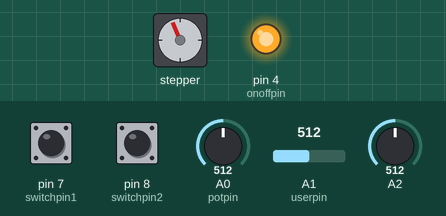
The sketch below on a simulated Arduino Uno, built with avr-gcc and run on an emulated ATmega328P. Parts: stepper motor, output pins drawn as LEDs (lit = HIGH). Wiring (inferred from the names in the program): stepper motor driver (200 steps per turn assumed): step pin 5; direction pin 2. The test bench sets the inputs (shaded band); at power-on: pin 7 (switchpin1) LOW, pin 8 (switchpin2) LOW, A2 = 512, A0 (potpin) = 512, A1 (userpin) = 512. Pins used as bus, display or sensor lines are not drawn.

Above: at 1.2 s.
1.3 s: pin 7 (switchpin1) pulled HIGH for 0.15 s
4.4 s: pin 8 (switchpin2) pulled HIGH for 3.2 s
At 8.4 s:
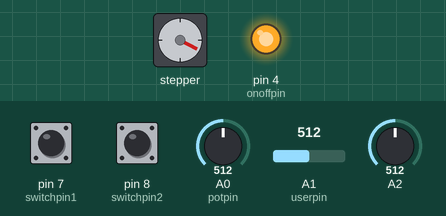
10.6 s: A2 set to 716
At 10.95 s:
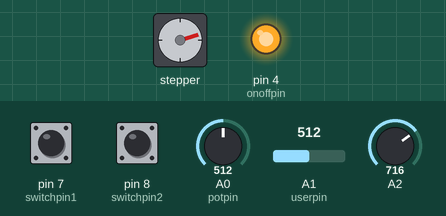
13.6 s: A0 (potpin) set to 122
At 14.86 s:
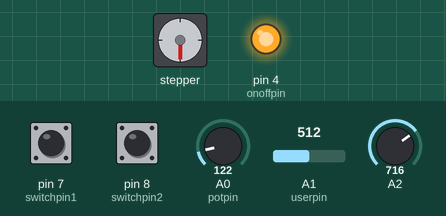
16.6 s: A1 (userpin) set to 231
19.6 s: A1 (userpin) set to 221
At 20.7 s:
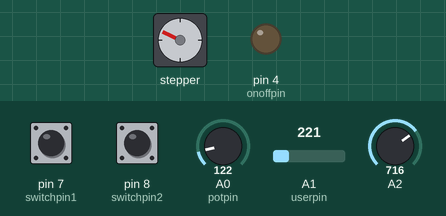
Timing chart, 0 to 22.2 s (numbered marks = the images above; inputs shaded):
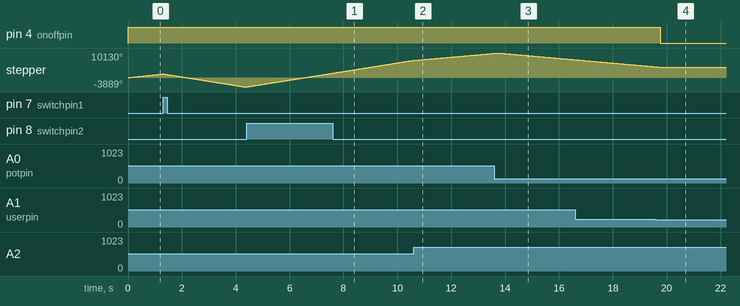

The sketch:

HelmholtzCoilRGDX_REV3.ino
```cpp
int dirpin = 2;            // it's on a static pulse pin (direction input)
int steppin = 5;          // it's on a PWM~ pin (velocity of step input)
int onoffpin = 4;         // it's on a static pulse pin (on and off input)
int potpin = A0;
int userpin = A1;
int switchpin1 = 7;
int switchpin2 = 8;
int currentSpeed = 1000;
int finalSpeed = 200;
int wantedSpeed = 0;
long potPos = 0;
long userPos = 0;
long finalPos;
long userData[100];
long potData[100];
long potDataSum;
long userDataSum;
int runCount = 0;
boolean run = false;
boolean first = true;


void setup() {
  // put your setup code here, to run once:
  pinMode(dirpin, OUTPUT);
  pinMode(steppin, OUTPUT);
  pinMode(onoffpin, OUTPUT);
  pinMode(switchpin1, INPUT);
  pinMode(switchpin2, INPUT);
  pinMode(potpin,INPUT);
  pinMode(userpin,INPUT);
  digitalWrite(dirpin, HIGH);
  digitalWrite(steppin, LOW);
  digitalWrite(onoffpin, HIGH);
  Serial.begin(9600);
}

void loop() {
  // put your main code here, to run repeatedly:
  if(first)
  {
    for(int i = 0; i < 100; i++)
    {
      potData[i] = (long) analogRead(potpin);
      userData[i] = (long) analogRead(userpin);
    }
    first = false;
  }

  if(runCount >= 100)
    runCount = 0;

  potData[runCount] = (long) analogRead(potpin);
  userData[runCount] = (long) analogRead(userpin);
  runCount++;

  potDataSum = 0;
  userDataSum = 0;
  for(int i = 0; i < 100; i++)
  {
    potDataSum += potData[i];
    userDataSum += userData[i];
  }

  potPos = potDataSum/100;
  userPos = map((userDataSum/100), 0, 1000, 50, 380);
  wantedSpeed = map((long)analogRead(A2), 0, 1023, 10, 800);

  if(userPos < potPos && run)
  {
    runMotor(HIGH, wantedSpeed, true);
  }

  if((userPos > potPos) && run)
  {
    runMotor(LOW, wantedSpeed, true);
  }

  /*if(potPos > userPos - 4 && potPos < userPos + 4)
  {
    runMotor(LOW, 200, false);
  }*/

  if(potPos == userPos)
  {
     runMotor(LOW, wantedSpeed, false);
     finalPos = userPos;
     run = false;
  }

  if(userPos < finalPos - 1 || userPos > finalPos + 1)
  {
    run = true;
  }

  if(digitalRead(switchpin1) == HIGH)
  {
    currentSpeed = 1000;
    for(int i = 0; i < 3000; i++)
    {
      runMotor(LOW, 500, true);
    }

    //finalPos = potPos;
    //run = false;
  }

  if(digitalRead(switchpin2)== HIGH)
  {
    currentSpeed = 1000;
    for(int i = 0; i < 3000; i++)
    {
      runMotor(HIGH, 500, true);
    }

    //finalPos = potPos;
    //run = false;
  }

 // Serial.println(potPos);
 // Serial.println(userPos);
 // Serial.println(analogRead(userpin));
 // Serial.println(userDataSum);
 // Serial.println(userData[runCount]);


}


//Functions
void runMotor(int dir, int speedNeeded, boolean on)
{
  if(on)
  {
    digitalWrite(onoffpin, HIGH);
    digitalWrite(dirpin, dir);
    digitalWrite(steppin, HIGH);
    delayMicroseconds(speedNeeded);
    digitalWrite(steppin, LOW);
    delayMicroseconds(speedNeeded);

    /*if(currentSpeed > speedNeeded)
    {
      currentSpeed -= 1;
    }*/
  }

  else if(!on)
  {
    digitalWrite(onoffpin, LOW);
  }
}
```

Measured:
- the behaviour switches between 222 and 221 on A1 (userpin) (found by bisection; images 3 and 4)
- after the input at 19.6 s, pin 4 (onoffpin): HIGH → LOW after 0.17 s; stepper: goes on until 19.8 s, then stays 4255°
